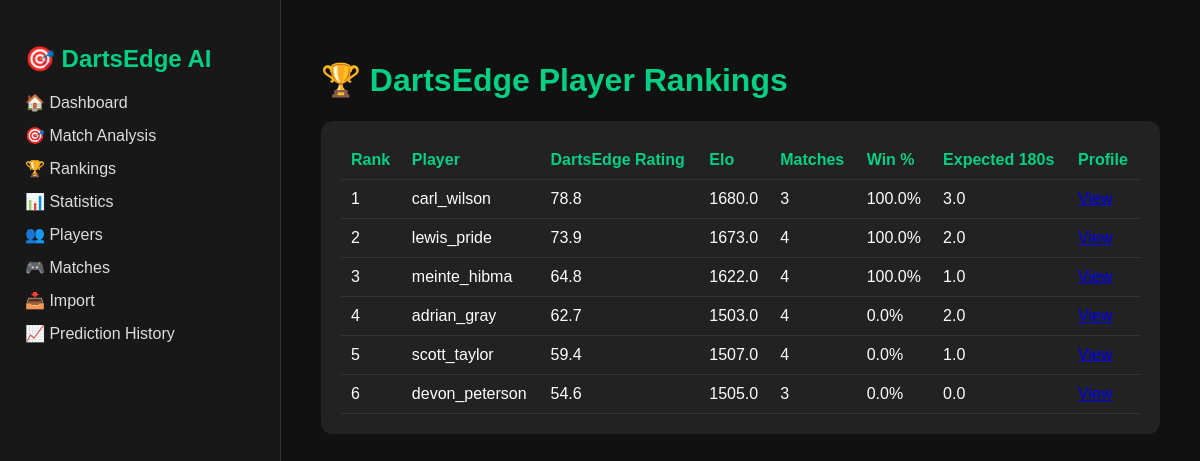
Screenshot of /rankings with the database file from the repository.
### app/models/player.py (models this page shows)
class Player(Base):
    __tablename__ = "players"
    id = Column(Integer, primary_key=True, index=True)
    name = Column(String, unique=True, index=True)
    elo = Column(Float)
    average = Column(Float)
    checkout = Column(Float)
    one80_rate = Column(Float)

### app/main.py (the view)
@app.get("/rankings")
def rankings(request: Request):
    db = SessionLocal()
    players = db.query(Player).order_by(Player.name.asc()).all()
    rankings = []
    for player in players:
        profile = get_player_profile(db, player.name)
        if profile:
            rankings.append(profile)
    rankings.sort(
        key=lambda x: x["dartsedge_rating"],
        reverse=True
    )
    db.close()
    return templates.TemplateResponse(
        "rankings.html",
        {
            "request": request,
            "rankings": rankings
        }
    )

### app/templates/rankings.html
{% extends "base.html" %}
{% block content %}
<h1>🏆 DartsEdge Player Rankings</h1>
<div class="card">
<table>
    <tr>
        <th>Rank</th>
        <th>Player</th>
        <th>DartsEdge Rating</th>
        <th>Elo</th>
        <th>Matches</th>
        <th>Win %</th>
        <th>Expected 180s</th>
        <th>Profile</th>
    </tr>
    {% for row in rankings %}
    <tr>
        <td>{{ loop.index }}</td>
        <td>{{ row.name }}</td>
        <td>{{ row.dartsedge_rating }}</td>
        <td>{{ row.elo }}</td>
        <td>{{ row.matches }}</td>
        <td>{{ row.win_pct }}%</td>
        <td>{{ row.form.expected }}</td>
        <td><a href="/player-profile/{{ row.name }}">View</a></td>
    </tr>
    {% endfor %}
</table>
</div>
{% endblock %}

### app/static/css/styles.css (style rules this page uses)
body { font-family: Arial, sans-serif; background: #111; color: white; margin: 0; }
.card { background: #222; padding: 20px; margin-bottom: 25px; border-radius: 12px; }
h1, h2, h3 { color: #00d084; }
table { width: 100%; border-collapse: collapse; }
th, td { padding: 10px; border-bottom: 1px solid #333; text-align: left; }
th { color: #00d084; }

### rows the page displays
Player: name "carl_wilson", dartsedge_rating "78.8", elo "1680.0", matches "3", win_pct "100.0", form.expected "3.0"
Player: name "lewis_pride", dartsedge_rating "73.9", elo "1673.0", matches "4", win_pct "100.0", form.expected "2.0"
Player: name "meinte_hibma", dartsedge_rating "64.8", elo "1622.0", matches "4", win_pct "100.0", form.expected "1.0"
Player: name "adrian_gray", dartsedge_rating "62.7", elo "1503.0", matches "4", win_pct "0.0", form.expected "2.0"
Player: name "scott_taylor", dartsedge_rating "59.4", elo "1507.0", matches "4", win_pct "0.0", form.expected "1.0"
Player: name "devon_peterson", dartsedge_rating "54.6", elo "1505.0", matches "3", win_pct "0.0", form.expected "0.0"
